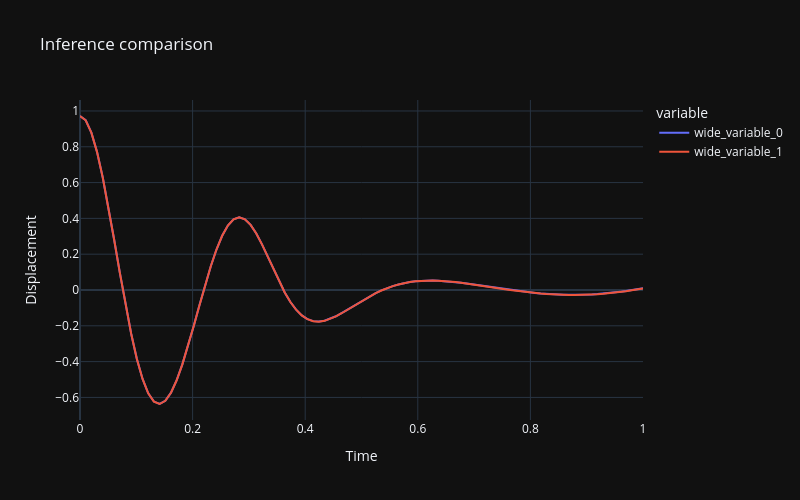

Write notebook code for a chart like this one.
### Code cell
t_eval = torch.linspace(0, 1, 100).reshape(-1,1).double()
with torch.no_grad():
    manual_predictions = model_copy1(t_eval).numpy().flatten()
    autograd_predictions = model_copy2(t_eval).numpy().flatten()
fig = px.line(x=t_eval.flatten(), y=[manual_predictions, autograd_predictions], title='Inference comparison')
fig.update_layout(xaxis_title='Time', yaxis_title='Displacement', template='plotly_dark', 
                  width=800, height=500, showlegend=True)
fig.show()
